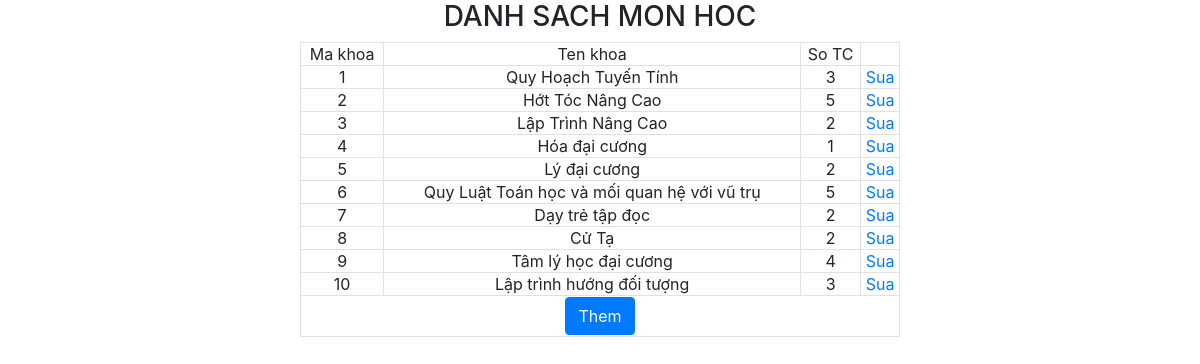
/monhoc.php, run on an earlier commit of the app's database.
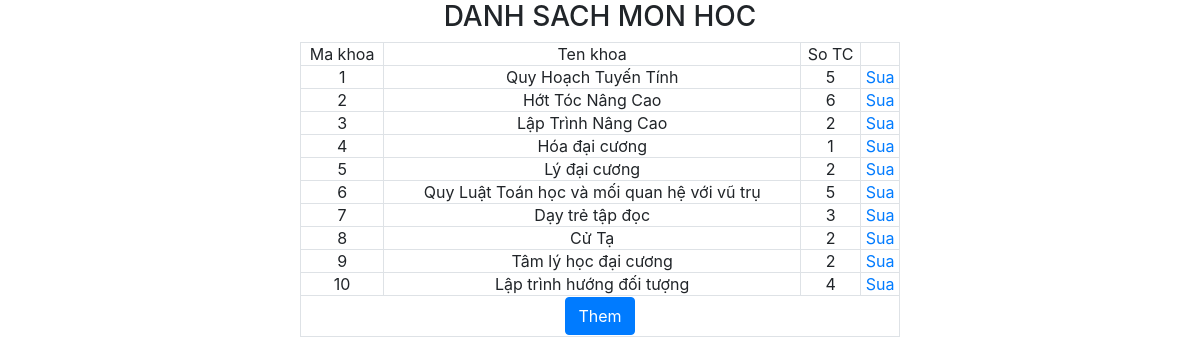
And on a later commit of the database.
### tables this page shows
CREATE TABLE `monhoc` (
  `MaMH` int(11) NOT NULL,
  `TenMH` varchar(200) NOT NULL,
  `SoTC` int(11) NOT NULL
);

### DataProvider.php (called while the page is built, shortened)
<?php
class DataProvider
{
	public static function ExecuteQuery($sql)
	{
        $host="localhost";
        $user="root";
        $password="";
		$database="qlsv";
		try{
			$connection = mysqli_connect($host,$user,$password,$database);
			mysqli_query($connection, "set names 'utf8'");
			$result = mysqli_query($connection, $sql);
			return $result;
		}catch(Exception $ex)
		{
            echo "lỗi";
			return null;
		}
	}
}
?>

### monhoc.php (the view, shortened to what this page needs)
<html>
<?php
include_once('DataProvider.php');
?>
<head>
<link rel="stylesheet" href="https://maxcdn.bootstrapcdn.com/bootstrap/4.4.1/css/bootstrap.min.css">
<link rel="stylesheet" type="text/css" href="//cdn.jsdelivr.net/npm/slick-carousel@1.8.1/slick/slick.css" />
<link rel="stylesheet" type="text/css" href="//cdn.jsdelivr.net/npm/slick-carousel@1.8.1/slick/slick-theme.css" />
</head>
<body>
<h3 class="text-center">DANH SACH MON HOC</h3>
    <table class="table-bordered text-center" style="margin:0 auto;width:50%">
        <tr>
            <td>Ma khoa</td>
            <td>Ten khoa</td>
            <td>So TC</td>
            <td></td>
        </tr>
        <?php
        $qr="select * from monhoc";
        $result=DataProvider::ExecuteQuery($qr);
        while($row=mysqli_fetch_array($result)){
        ?>
        <tr style="margin:20px !important">
            <td><?php echo $row['MaMH'] ?></td>
            <td><?php echo $row['TenMH'] ?></td>
            <td><?php echo $row['SoTC'] ?></td>
            <td><a href="suamonhoc.php?MaMH=<?php echo $row['MaMH'] ?>" >Sua</a></td>
        </tr>
        <?php
        }
        ?>
        <tr>
        <td colspan="4"><a href="themmonhoc.php" class="btn btn-primary">Them</a></td>
        </tr>
    </table>
</body>
</html>

### monhoc.php (style rules this page uses)
table tr { padding: 50px ; }

What changed in the data, as far as the page shows it:
changed monhoc "Quy Hoạch Tuyến Tính": SoTC "3" → "5"
changed monhoc "Hớt Tóc Nâng Cao": SoTC "5" → "6"
changed monhoc "Dạy trẻ tập đọc": SoTC "2" → "3"
changed monhoc "Tâm lý học đại cương": SoTC "4" → "2"
changed monhoc "Lập trình hướng đối tượng": SoTC "3" → "4"
